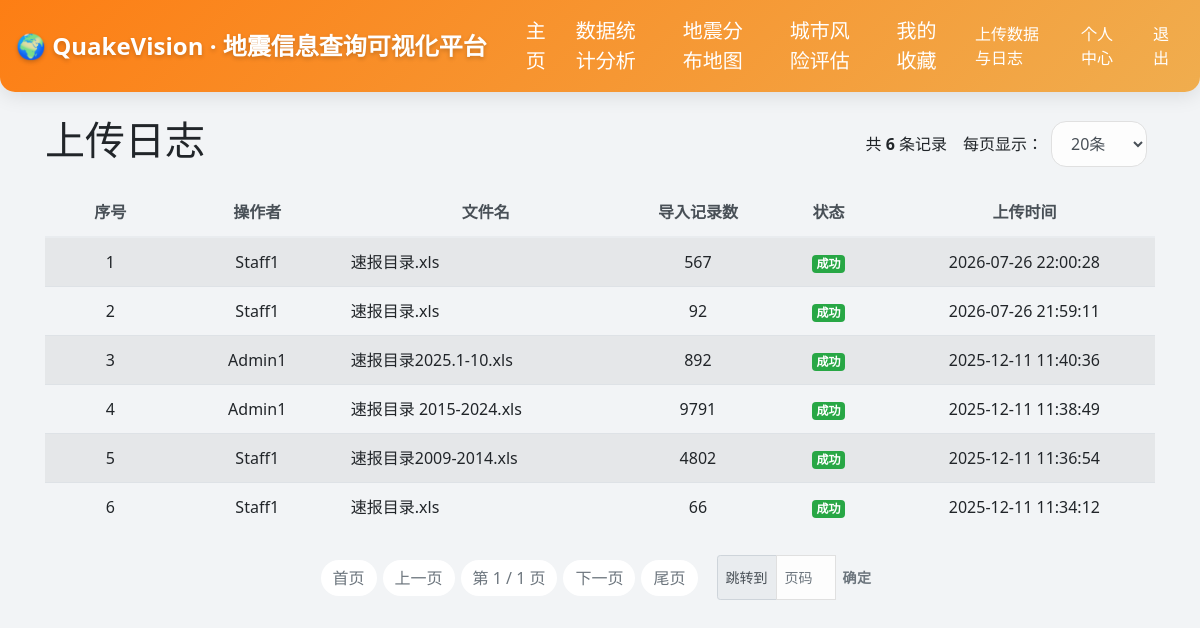
The app's page /upload_logs (signed in) with its own data.
### app/models.py (models this page shows, shortened)
class UploadLog(db.Model):
    __tablename__ = 'upload_logs'
    id = db.Column(db.Integer, primary_key=True)
    user_id = db.Column(db.Integer, db.ForeignKey('users.id'), nullable=False, index=True)
    filename = db.Column(db.String(255), nullable=False)
    records_count = db.Column(db.Integer)  # 上传的记录数
    status = db.Column(db.String(50), default='success')  # success 或 failed
    created_at = db.Column(db.DateTime, nullable=False, index=True, default=lambda: datetime.now())
    user = db.relationship('User', backref='upload_logs')

class User(UserMixin, db.Model):
    __tablename__ = 'users'
    id = db.Column(db.Integer, primary_key=True)
    username = db.Column(db.String(50), unique=True, nullable=False)
    password_hash = db.Column(db.String(255), nullable=False)
    role = db.Column(db.String(20), default='ROLE_USER', nullable=False)
    favorited_earthquakes = db.relationship('Earthquake', secondary=favorites, lazy='dynamic',
                                    backref=db.backref('favorited_by', lazy='dynamic'))

### app/routes.py (the view)
@app.route('/upload_logs')
@role_required(['ROLE_STAFF', 'ROLE_ADMIN'])
def upload_logs():
    page = request.args.get('page', 1, type=int)
    per_page = request.args.get('per_page', 20, type=int)
    if per_page not in [20, 50, 100]:
        per_page = 20
    query = UploadLog.query.order_by(UploadLog.created_at.desc())
    logs = query.paginate(page=page, per_page=per_page, error_out=False)
    return render_template('upload_logs.html', title='上传日志',
                           logs=logs.items,
                           pagination=logs,
                           total=logs.total,
                           next_url=logs.next_num,
                           prev_url=logs.prev_num)

### app/models.py (called while the page is built)
@login.user_loader
def load_user(id):
    return User.query.get(int(id))

### app/routes.py (called while the page is built)
def role_required(roles):
    def decorator(f):
        @wraps(f)
        @login_required
        def decorated_function(*args, **kwargs):
            if current_user.role not in roles:
                flash('您没有权限执行此操作')
                return redirect(url_for('index'))
            return f(*args, **kwargs)
        return decorated_function
    return decorator

### app/templates/upload_logs.html (shortened to what this page needs)
{% extends "base.html" %}
{% block content %}
    <div class="d-flex justify-content-between align-items-center mb-3">
        <h1>上传日志</h1>
        <form class="form-inline" method="get" action="{{ url_for('upload_logs') }}">
            <span class="mr-3">共 <strong>{{ total }}</strong> 条记录</span>
            <label class="mr-2" for="per_page">每页显示：</label>
            <select class="form-control mr-2" name="per_page" id="per_page" onchange="this.form.submit()">
                <option value="20" {% if request.args.get('per_page') == '20' or not request.args.get('per_page') %}selected{% endif %}>20条</option>
            </select>
        </form>
    </div>
    {% if total == 0 %}
    <div class="alert alert-info">
        还没有上传记录。<a href="{{ url_for('upload_data') }}">去上传数据</a>吧！
    </div>
    {% else %}
    <div class="table-responsive">
        <table class="table table-striped table-hover">
            <thead class="text-center">
                <tr>
                    <th style="width: 80px;">序号</th>
                    <th style="width: 100px;">操作者</th>
                    <th style="width: 180px;">文件名</th>
                    <th style="width: 80px;">导入记录数</th>
                    <th style="width: 80px;">状态</th>
                    <th style="width: 160px;">上传时间</th>
                </tr>
            </thead>
            <tbody>
                {% for log in logs %}
                <tr>
                    <td class="text-center">{{ (pagination.page - 1) * pagination.per_page + loop.index }}</td>
                    <td class="text-center">{{ log.user.username }}</td>
                    <td title="{{ log.filename }}">{{ log.filename }}</td>
                    <td class="text-center">{{ log.records_count or '-' }}</td>
                    <td class="text-center">
                        {% if log.status == 'success' %}
                        <span class="badge badge-success">成功</span>
                        {% else %}
                        <span class="badge badge-danger">失败</span>
                        {% endif %}
                    </td>
                    <td class="text-center">{{ log.created_at.strftime('%Y-%m-%d %H:%M:%S') }}</td>
                </tr>
                {% endfor %}
            </tbody>
        </table>
    </div>
    <nav class="mt-4 mb-5">
        <div class="d-flex justify-content-center align-items-center">
            <ul class="pagination mb-0 mr-3">
                {% set args = request.args.copy() %}
                {% set _ = args.pop('page', None) %}
                <li class="page-item {% if pagination.page == 1 %}disabled{% endif %}">
                    <a class="page-link" href="{{ url_for('upload_logs', page=1, **args) }}">首页</a>
                </li>
                {% if prev_url %}
                <li class="page-item"><a class="page-link" href="{{ url_for('upload_logs', page=prev_url, **args) }}">上一页</a></li>
                {% else %}
                <li class="page-item disabled"><span class="page-link">上一页</span></li>
                {% endif %}
                <li class="page-item disabled">
                    <span class="page-link">第 {{ pagination.page }} / {{ pagination.pages }} 页</span>
                </li>
                {% if next_url %}
                <li class="page-item"><a class="page-link" href="{{ url_for('upload_logs', page=next_url, **args) }}">下一页</a></li>
                {% else %}
                <li class="page-item disabled"><span class="page-link">下一页</span></li>
                {% endif %}
                <li class="page-item {% if pagination.page == pagination.pages %}disabled{% endif %}">
                    <a class="page-link" href="{{ url_for('upload_logs', page=pagination.pages, **args) }}">尾页</a>
                </li>
            </ul>
            <form class="form-inline" action="{{ url_for('upload_logs') }}" method="get">
                <div class="input-group input-group-sm">
                    <div class="input-group-prepend">
                        <span class="input-group-text">跳转到</span>
                    </div>
                    <input type="number" class="form-control" name="page" min="1" max="{{ pagination.pages }}" placeholder="页码" style="width: 60px;">
                    <div class="input-group-append">
                        <button class="btn btn-outline-secondary" type="submit">确定</button>
                    </div>
                </div>
            </form>
        </div>
    </nav>
    {% endif %}
{% endblock %}

### app/templates/base.html (shortened to what this page needs)
<!doctype html>
<html lang="en">
  <head>
    <link rel="stylesheet" href="https://cdn.jsdelivr.net/npm/bootstrap@4.6.2/dist/css/bootstrap.min.css">
    <link rel="stylesheet" href="https://cdnjs.cloudflare.com/ajax/libs/font-awesome/5.15.4/css/all.min.css">
    <link rel="stylesheet" href="https://cdn.jsdelivr.net/npm/flatpickr/dist/flatpickr.min.css">
    <link rel="stylesheet" href="{{ url_for('static', filename='css/style.css') }}">
  </head>
  <body>
    <nav class="navbar navbar-expand-lg navbar-dark py-2 {% if current_user.is_authenticated %}{% if current_user.role == 'ROLE_ADMIN' %}navbar-admin{% elif current_user.role == 'ROLE_STAFF' %}navbar-staff{% else %}navbar-user{% endif %}{% else %}navbar-guest{% endif %}">
      <a class="navbar-brand text-white" style="font-size: 1.5rem;" href="{{ url_for('index') }}">🌍 QuakeVision · 地震信息查询可视化平台</a>
      <div class="collapse navbar-collapse">
        <ul class="navbar-nav mr-auto ml-2">
          <li class="nav-item"><a class="nav-link text-white"style="font-size: 1.25rem;" href="{{ url_for('index') }}">主页</a></li>
          <li class="nav-item"><a class="nav-link text-white"style="font-size: 1.25rem;" href="{{ url_for('statistics') }}">数据统计分析</a></li>
          <li class="nav-item"><a class="nav-link text-white"style="font-size: 1.25rem;" href="{{ url_for('map_view') }}">地震分布地图</a></li>
          <li class="nav-item"><a class="nav-link text-white"style="font-size: 1.25rem;" href="{{ url_for('city_risk') }}">城市风险评估</a></li>
          {% if current_user.is_authenticated %}
          <li class="nav-item"><a class="nav-link text-white"style="font-size: 1.25rem;" href="{{ url_for('my_favorites') }}">我的收藏</a></li>
          {% endif %}
        </ul>
        <ul class="navbar-nav ml-auto">
          {% if current_user.is_authenticated %}
          {% if current_user.role in ['ROLE_STAFF', 'ROLE_ADMIN'] %}
          <li class="nav-item"><a class="nav-link text-white mr-2" href="{{ url_for('upload_manage') }}">上传数据与日志</a></li>
          {% endif %}
          <li class="nav-item"><a class="nav-link text-white mr-2" href="{{ url_for('profile') }}">个人中心</a></li>
          <li class="nav-item"><a class="nav-link text-white" href="{{ url_for('logout') }}">退出</a></li>
          {% else %}
          <li class="nav-item"><a class="nav-link text-white" href="{{ url_for('login') }}">登录</a></li>
          <li class="nav-item"><a class="nav-link text-white" href="{{ url_for('register') }}">注册</a></li>
          {% endif %}
        </ul>
      </div>
    </nav>
    <div class="container mt-4">
      {% block content %}{% endblock %}
    </div>
  </body>
</html>

### app/static/css/style.css (style rules this page uses)
body { background: url('https://images.unsplash.com/photo-1444723121867-c61e74e1f744?q=80&w=2074&auto=format&fit=crop') no-repeat center center fixed; background-size: cover; font-family: 'Segoe UI', 'Microsoft YaHei', sans-serif; min-height: 100vh; }
body::after { content: ""; position: fixed; top: 0; left: 0; width: 100%; height: 100%; background: rgba(240, 242, 245, 0.85); z-index: -1; pointer-events: none; }
.navbar { box-shadow: 0 4px 20px rgba(0,0,0,0.1); border-bottom-left-radius: 15px; border-bottom-right-radius: 15px; }
.navbar-staff { background: linear-gradient(135deg, #fd7e14, #f0ad4e) !important; }
.navbar-brand { font-weight: 700; text-shadow: 0 2px 4px rgba(0,0,0,0.2); }
.nav-link { transition: all 0.3s ease; border-radius: 20px; padding: 8px 15px !important; }
.btn { border-radius: 50px; padding: 8px 25px; font-weight: 600; letter-spacing: 0.5px; transition: all 0.3s ease; border: none; position: relative; overflow: hidden; }
.form-control, .custom-select { border-radius: 15px; border: 1px solid #e0e0e0; padding: 10px 15px; transition: all 0.3s ease; background-color: rgba(255,255,255,0.8); height: auto; min-height: 45px; }
.table { margin-bottom: 0; table-layout: fixed; width: 100%; }
.table td, .table th { white-space: nowrap; overflow: hidden; text-overflow: ellipsis; }
.table thead th { border-top: none; border-bottom: 2px solid #e9ecef; color: #495057; font-weight: 600; }
.table-hover tbody tr { transition: background-color 0.2s ease; }
.page-item .page-link { border: none; margin: 0 3px; border-radius: 50px !important; min-width: 36px; height: 36px; padding: 0 12px; display: flex; align-items: center; justify-content: center; color: #555; transition: all 0.2s; white-space: nowrap; }

### records on screen
UploadLog: page "1", user.username "Staff1", filename "速报目录.xls", records_count "567", status "成功", created_at "2026-07-26 22:00:28"
UploadLog: (pagination.page-1)*pagination.per_page+loop.index "2", user.username "Staff1", filename "速报目录.xls", records_count "92", status "成功", created_at "2026-07-26 21:59:11"
UploadLog: (pagination.page-1)*pagination.per_page+loop.index "3", user.username "Admin1", filename "速报目录2025.1-10.xls", records_count "892", status "成功", created_at "2025-12-11 11:40:36"
UploadLog: page "4", user.username "Admin1", filename "速报目录 2015-2024.xls", records_count "9791", status "成功", created_at "2025-12-11 11:38:49"
UploadLog: page "5", user.username "Staff1", filename "速报目录2009-2014.xls", records_count "4802", status "成功", created_at "2025-12-11 11:36:54"
UploadLog: page "6", user.username "Staff1", filename "速报目录.xls", records_count "66", status "成功", created_at "2025-12-11 11:34:12"

### other values on screen
{{ total }} "6"
{{ pagination.page }} "1"
{{ pagination.pages }} "1"
